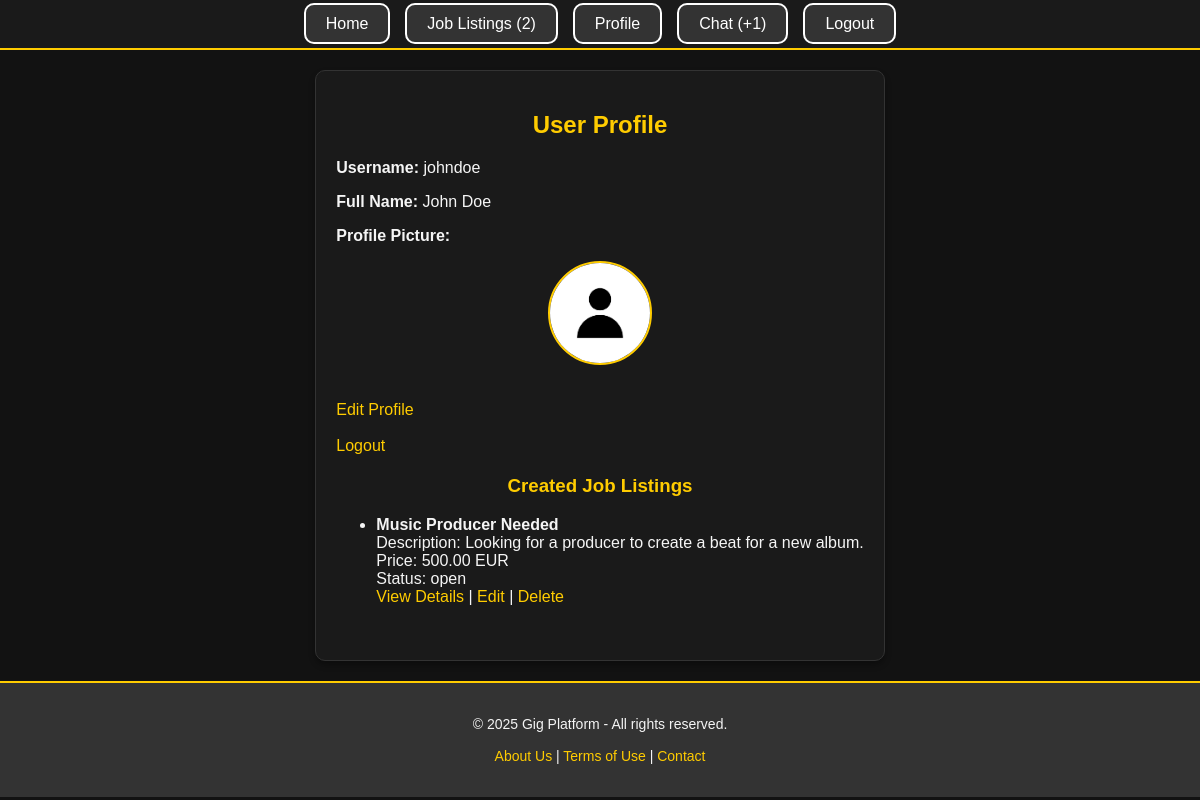
The app's page /profile.php (signed in) with its own data.
### tables this page shows
CREATE TABLE users (
    user_id INT AUTO_INCREMENT PRIMARY KEY,
    username VARCHAR(50) NOT NULL,
    email VARCHAR(100) NOT NULL UNIQUE,
    password VARCHAR(255) NOT NULL,
    full_name VARCHAR(100) NOT NULL,
    profile_picture VARCHAR(255),
    created_at TIMESTAMP DEFAULT CURRENT_TIMESTAMP,
    updated_at TIMESTAMP DEFAULT CURRENT_TIMESTAMP ON UPDATE CURRENT_TIMESTAMP
);

CREATE TABLE jobs (
    job_id INT AUTO_INCREMENT PRIMARY KEY,
    user_id INT,
    title VARCHAR(255) NOT NULL,
    description TEXT NOT NULL,
    budget DECIMAL(10, 2),
    status ENUM('open', 'closed', 'in_progress') DEFAULT 'open',
    tags VARCHAR(255),   
    created_at TIMESTAMP DEFAULT CURRENT_TIMESTAMP,
    updated_at TIMESTAMP DEFAULT CURRENT_TIMESTAMP ON UPDATE CURRENT_TIMESTAMP,
    FOREIGN KEY (user_id) REFERENCES users(user_id)
);

### public/profile.php (the view, shortened to what this page needs)
<?php
include('../config/db.php');
include('../includes/navbar.php');
$user_id_from_url = isset($_GET['id']) ? $_GET['id'] : null;
$user_id = $user_id_from_url ? $user_id_from_url : $_SESSION['user_id'];
$query = $pdo->prepare("SELECT * FROM users WHERE user_id = :user_id");
$query->execute(['user_id' => $user_id]);
$user = $query->fetch(PDO::FETCH_ASSOC);
$username = $user['username'];
$full_name = $user['full_name'];
$profile_picture = $user['profile_picture'] ?: 'default-profile.png';
$query_jobs = $pdo->prepare("SELECT * FROM jobs WHERE user_id = :user_id");
$query_jobs->execute(['user_id' => $user_id]);
$jobs = $query_jobs->fetchAll(PDO::FETCH_ASSOC);
?>
<!DOCTYPE html>
<html lang="en">
<head>
    <link rel="stylesheet" href="../assets/css/main.css">
</head>
<body>
<div class="default-table">
    <h2>User Profile</h2>
    <p><strong>Username:</strong> <?php echo htmlspecialchars($username); ?></p>
    <p><strong>Full Name:</strong> <?php echo htmlspecialchars($full_name); ?></p>
    <p><strong>Profile Picture:</strong></p>
    <img src="../uploads/profile_pictures/<?php echo htmlspecialchars($profile_picture); ?>" alt="Profile Picture" width="150"><br><br>
    <?php if ($user_id == $_SESSION['user_id']): ?>
        <a href="edit_profile.php">Edit Profile</a><br><br>
        <a href="logout.php">Logout</a>
    <?php endif; ?>
    <h3>Created Job Listings</h3>
    <?php if (count($jobs) > 0): ?>
        <ul>
            <?php foreach ($jobs as $job): ?>
                <li>
                    <strong><?php echo htmlspecialchars($job['title']); ?></strong><br>
                    Description: <?php echo htmlspecialchars($job['description']); ?><br>
                    Price: <?php echo htmlspecialchars($job['budget']); ?> EUR<br>
                    Status: <?php echo htmlspecialchars($job['status']); ?><br>
                    <a href="job_detail.php?job_id=<?php echo $job['job_id']; ?>">View Details</a>
                    <?php if ($user_id == $_SESSION['user_id']): ?>
                        | <a href="edit_job.php?job_id=<?php echo $job['job_id']; ?>">Edit</a> |
                        <a href="delete_job.php?job_id=<?php echo $job['job_id']; ?>" onclick="return confirm('Are you sure you want to delete this job listing?')">Delete</a><br><br>
                    <?php endif; ?>
                </li>
            <?php endforeach; ?>
        </ul>
    <?php endif; ?>
</div>
<?php include_once '../includes/footer.php'; ?>
</body>
</html>

### includes/navbar.php (shortened to what this page needs)
<?php
include_once '../config/db.php';
$stmt_jobs = $pdo->prepare("SELECT COUNT(*) AS total_jobs FROM jobs");
$stmt_jobs->execute();
$result_jobs = $stmt_jobs->fetch();
$total_jobs = $result_jobs['total_jobs'];
if (isset($_SESSION['user_id'])) {
    $user_id = $_SESSION['user_id'];
    $stmt_messages = $pdo->prepare("SELECT COUNT(*) AS unread_messages FROM messages WHERE receiver_id = :user_id AND is_read = 0");
    $stmt_messages->execute(['user_id' => $user_id]);
    $result_messages = $stmt_messages->fetch();
    $unread_count = $result_messages['unread_messages'];
}
?>
<nav>
    <ul class="navbar">
        <li><a href="index.php">Home</a></li>
        <li><a href="job_list.php">Job Listings <?php echo "($total_jobs)"; ?></a></li>
        <?php if (!isset($_SESSION['user_id'])): ?>
            <li><a href="register.php">Register</a></li>
            <li><a href="login.php">Login</a></li>
        <?php else: ?>
            <li><a href="profile.php">Profile</a></li>
            <li><a href="messages.php">Chat <?php echo ($unread_count > 0) ? "(+$unread_count)" : "(0)"; ?></a></li>
            <li><a href="logout.php">Logout</a></li>
        <?php endif; ?>
    </ul>
</nav>

### includes/footer.php (shortened to what this page needs)
<footer>
    <div class="footer-content">
        <p>&copy; <?php echo date("Y"); ?> Gig Platform - All rights reserved.</p>
        <p><a href="about.php">About Us</a> | <a href="terms.php">Terms of Use</a> | <a href="contact.php">Contact</a></p>
    </div>
</footer>
</body>
</html>

### assets/css/main.css (style rules this page uses)
html, body { height: 100%; margin: 0; }
body { margin: 0; font-family: 'Arial', sans-serif; background-color: #121212; color: #f5f5f5; display: flex; flex-direction: column; }
.default-table { padding: 20px; max-width: 600px; margin: 20px auto; background-color: #1a1a1a; border: 1px solid #333; border-radius: 10px; box-shadow: 0 4px 6px rgba(0, 0, 0, 0.3); }
.default-table img { display: block; width: 100px; height: 100px; margin: 0 auto; border-radius: 50%; border: 2px solid #ffcc00; }
footer { background-color: #333; color: #f4f4f4; text-align: center; padding: 20px 10px; margin-top: 0px; border-top: 2px solid #ffcc00; }
footer p { margin: 10px 0; font-size: 14px; line-height: 1.6; }
h1, h2, h3 { text-align: center; margin-top: 20px; color: #ffcc00; }
a { text-decoration: none; color: #ffcc00; transition: color 0.3s ease; }
nav { background-color: #1a1a1a; padding: 15px 20px; position: sticky; top: 0; z-index: 1000; border-bottom: 2px solid #ffcc00; }
nav ul { list-style: none; margin: 0; padding: 0; display: flex; gap: 15px; justify-content: center; }
nav ul li { display: inline; }
nav ul li a { text-decoration: none; color: white; padding: 10px 20px; border: 2px solid white; border-radius: 10px; background-color: #333; transition: all 0.3s ease; }

### records on screen
users: username "johndoe", full_name "John Doe", profile_picture (placeholder picture)
jobs: title "Music Producer Needed", description "Looking for a producer to create a beat for a new album.", budget "500.00", status "open"

### other values on screen
$total_jobs "2"
$unread_count "1"
